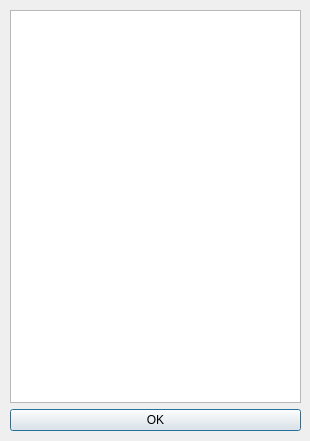
<?xml version="1.0" encoding="UTF-8"?>
<ui version="4.0">
 <class>Dialog</class>
 <widget class="QDialog" name="Dialog">
  <property name="geometry">
   <rect>
    <x>0</x>
    <y>0</y>
    <width>310</width>
    <height>441</height>
   </rect>
  </property>
  <property name="windowTitle">
   <string>Dialog</string>
  </property>
  <widget class="QWidget" name="verticalLayoutWidget">
   <property name="geometry">
    <rect>
     <x>10</x>
     <y>10</y>
     <width>291</width>
     <height>421</height>
    </rect>
   </property>
   <layout class="QVBoxLayout" name="verticalLayout">
    <item>
     <widget class="QListWidget" name="filterGraphListWidget"/>
    </item>
    <item>
     <widget class="QPushButton" name="filterGraphPushButton">
      <property name="text">
       <string>OK</string>
      </property>
     </widget>
    </item>
   </layout>
  </widget>
 </widget>
 <resources/>
 <connections/>
</ui>
